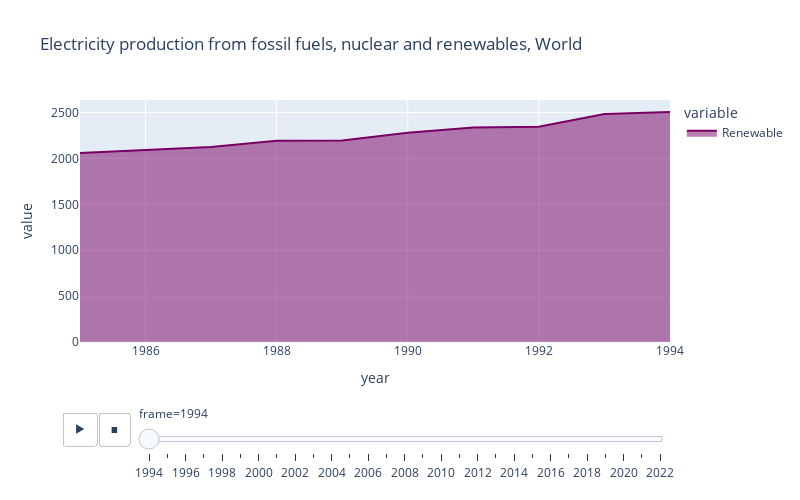

Here is the notebook cell this chart was saved with:
### Code cell
fig = px.area(df_animation, x="year", y=[ 'Renewable'],
              height = 500, width = 800,
              animation_frame="frame",
              color_discrete_sequence=['rgb(120,0,100)', 'rgb(30,0,100)','rgb(0,0,0)'],
              title = 'Electricity production from fossil fuels, nuclear and renewables, World')

fig.layout.updatemenus[0].buttons[0]['args'][1]['frame']['redraw'] = True
fig.show()

### Figure 1 — Plotly figure (JSON) as saved in the notebook; plotly's stock layout.template omitted (floating-point values rounded to 4 significant figures)
{"data": [{"fillpattern": {"shape": ""}, "hovertemplate": "variable=Renewable<br>frame=1994<br>year=%{x}<br>value=%{y}<extra></extra>", "legendgroup": "Renewable", "line": {"color": "rgb(120,0,100)"}, "marker": {"symbol": "circle"}, "mode": "lines", "name": "Renewable", "orientation": "v", "showlegend": true, "stackgroup": "1", "type": "scatter", "x": ["1985-01-01T00:00:00", "1986-01-01T00:00:00", "1987-01-01T00:00:00", "1988-01-01T00:00:00", "1989-01-01T00:00:00", "1990-01-01T00:00:00", "1991-01-01T00:00:00", "1992-01-01T00:00:00", "1993-01-01T00:00:00", "1994-01-01T00:00:00"], "xaxis": "x", "y": [2058.0, 2092.0, 2125.0, 2193.0, 2195.0, 2280.0, 2335.0, 2345.0, 2483.0, 2504.0], "yaxis": "y"}], "layout": {"height": 500, "legend": {"title": {"text": "variable"}, "tracegroupgap": 0}, "sliders": [{"active": 0, "currentvalue": {"prefix": "frame="}, "len": 0.9, "pad": {"b": 10, "t": 60}, "steps": [{"args": [["1994"], {"frame": {"duration": 0, "redraw": false}, "fromcurrent": true, "mode": "immediate", "transition": {"duration": 0, "easing": "linear"}}], "label": "1994", "method": "animate"}, {"args": [["1995"], {"frame": {"duration": 0, "redraw": false}, "fromcurrent": true, "mode": "immediate", "transition": {"duration": 0, "easing": "linear"}}], "label": "1995", "method": "animate"}, {"args": [["1996"], {"frame": {"duration": 0, "redraw": false}, "fromcurrent": true, "mode": "immediate", "transition": {"duration": 0, "easing": "linear"}}], "label": "1996", "method": "animate"}, {"args": [["1997"], {"frame": {"duration": 0, "redraw": false}, "fromcurrent": true, "mode": "immediate", "transition": {"duration": 0, "easing": "linear"}}], "label": "1997", "method": "animate"}, {"args": [["1998"], {"frame": {"duration": 0, "redraw": false}, "fromcurrent": true, "mode": "immediate", "transition": {"duration": 0, "easing": "linear"}}], "label": "1998", "method": "animate"}, {"args": [["1999"], {"frame": {"duration": 0, "redraw": false}, "fromcurrent": true, "mode": "immediate", "transition": {"duration": 0, "easing": "linear"}}], "label": "1999", "method": "animate"}, {"args": [["2000"], {"frame": {"duration": 0, "redraw": false}, "fromcurrent": true, "mode": "immediate", "transition": {"duration": 0, "easing": "linear"}}], "label": "2000", "method": "animate"}, {"args": [["2001"], {"frame": {"duration": 0, "redraw": false}, "fromcurrent": true, "mode": "immediate", "transition": {"duration": 0, "easing": "linear"}}], "label": "2001", "method": "animate"}, {"args": [["2002"], {"frame": {"duration": 0, "redraw": false}, "fromcurrent": true, "mode": "immediate", "transition": {"duration": 0, "easing": "linear"}}], "label": "2002", "method": "animate"}, {"args": [["2003"], {"frame": {"duration": 0, "redraw": false}, "fromcurrent": true, "mode": "immediate", "transition": {"duration": 0, "easing": "linear"}}], "label": "2003", "method": "animate"}, {"args": [["2004"], {"frame": {"duration": 0, "redraw": false}, "fromcurrent": true, "mode": "immediate", "transition": {"duration": 0, "easing": "linear"}}], "label": "2004", "method": "animate"}, {"args": [["2005"], {"frame": {"duration": 0, "redraw": false}, "fromcurrent": true, "mode": "immediate", "transition": {"duration": 0, "easing": "linear"}}], "label": "2005", "method": "animate"}, {"args": [["2006"], {"frame": {"duration": 0, "redraw": false}, "fromcurrent": true, "mode": "immediate", "transition": {"duration": 0, "easing": "linear"}}], "label": "2006", "method": "animate"}, {"args": [["2007"], {"frame": {"duration": 0, "redraw": false}, "fromcurrent": true, "mode": "immediate", "transition": {"duration": 0, "easing": "linear"}}], "label": "2007", "method": "animate"}, {"args": [["2008"], {"frame": {"duration": 0, "redraw": false}, "fromcurrent": true, "mode": "immediate", "transition": {"duration": 0, "easing": "linear"}}], "label": "2008", "method": "animate"}, {"args": [["2009"], {"frame": {"duration": 0, "redraw": false}, "fromcurrent": true, "mode": "immediate", "transition": {"duration": 0, "easing": "linear"}}], "label": "2009", "method": "animate"}, {"args": [["2010"], {"frame": {"duration": 0, "redraw": false}, "fromcurrent": true, "mode": "immediate", "transition": {"duration": 0, "easing": "linear"}}], "label": "2010", "method": "animate"}, {"args": [["2011"], {"frame": {"duration": 0, "redraw": false}, "fromcurrent": true, "mode": "immediate", "transition": {"duration": 0, "easing": "linear"}}], "label": "2011", "method": "animate"}, {"args": [["2012"], {"frame": {"duration": 0, "redraw": false}, "fromcurrent": true, "mode": "immediate", "transition": {"duration": 0, "easing": "linear"}}], "label": "2012", "method": "animate"}, {"args": [["2013"], {"frame": {"duration": 0, "redraw": false}, "fromcurrent": true, "mode": "immediate", "transition": {"duration": 0, "easing": "linear"}}], "label": "2013", "method": "animate"}, {"args": [["2014"], {"frame": {"duration": 0, "redraw": false}, "fromcurrent": true, "mode": "immediate", "transition": {"duration": 0, "easing": "linear"}}], "label": "2014", "method": "animate"}, {"args": [["2015"], {"frame": {"duration": 0, "redraw": false}, "fromcurrent": true, "mode": "immediate", "transition": {"duration": 0, "easing": "linear"}}], "label": "2015", "method": "animate"}, {"args": [["2016"], {"frame": {"duration": 0, "redraw": false}, "fromcurrent": true, "mode": "immediate", "transition": {"duration": 0, "easing": "linear"}}], "label": "2016", "method": "animate"}, {"args": [["2017"], {"frame": {"duration": 0, "redraw": false}, "fromcurrent": true, "mode": "immediate", "transition": {"duration": 0, "easing": "linear"}}], "label": "2017", "method": "animate"}, {"args": [["2018"], {"frame": {"duration": 0, "redraw": false}, "fromcurrent": true, "mode": "immediate", "transition": {"duration": 0, "easing": "linear"}}], "label": "2018", "method": "animate"}, {"args": [["2019"], {"frame": {"duration": 0, "redraw": false}, "fromcurrent": true, "mode": "immediate", "transition": {"duration": 0, "easing": "linear"}}], "label": "2019", "method": "animate"}, {"args": [["2020"], {"frame": {"duration": 0, "redraw": false}, "fromcurrent": true, "mode": "immediate", "transition": {"duration": 0, "easing": "linear"}}], "label": "2020", "method": "animate"}, {"args": [["2021"], {"frame": {"duration": 0, "redraw": false}, "fromcurrent": true, "mode": "immediate", "transition": {"duration": 0, "easing": "linear"}}], "label": "2021", "method": "animate"}, {"args": [["2022"], {"frame": {"duration": 0, "redraw": false}, "fromcurrent": true, "mode": "immediate", "transition": {"duration": 0, "easing": "linear"}}], "label": "2022", "method": "animate"}], "x": 0.1, "xanchor": "left", "y": 0, "yanchor": "top"}], "title": {"text": "Electricity production from fossil fuels, nuclear and renewables, World"}, "updatemenus": [{"buttons": [{"args": [null, {"frame": {"duration": 500, "redraw": true}, "fromcurrent": true, "mode": "immediate", "transition": {"duration": 500, "easing": "linear"}}], "label": "&#9654;", "method": "animate"}, {"args": [[null], {"frame": {"duration": 0, "redraw": false}, "fromcurrent": true, "mode": "immediate", "transition": {"duration": 0, "easing": "linear"}}], "label": "&#9724;", "method": "animate"}], "direction": "left", "pad": {"r": 10, "t": 70}, "showactive": false, "type": "buttons", "x": 0.1, "xanchor": "right", "y": 0, "yanchor": "top"}], "width": 800, "xaxis": {"anchor": "y", "domain": [0, 1], "title": {"text": "year"}}, "yaxis": {"anchor": "x", "domain": [0, 1], "title": {"text": "value"}}}}
